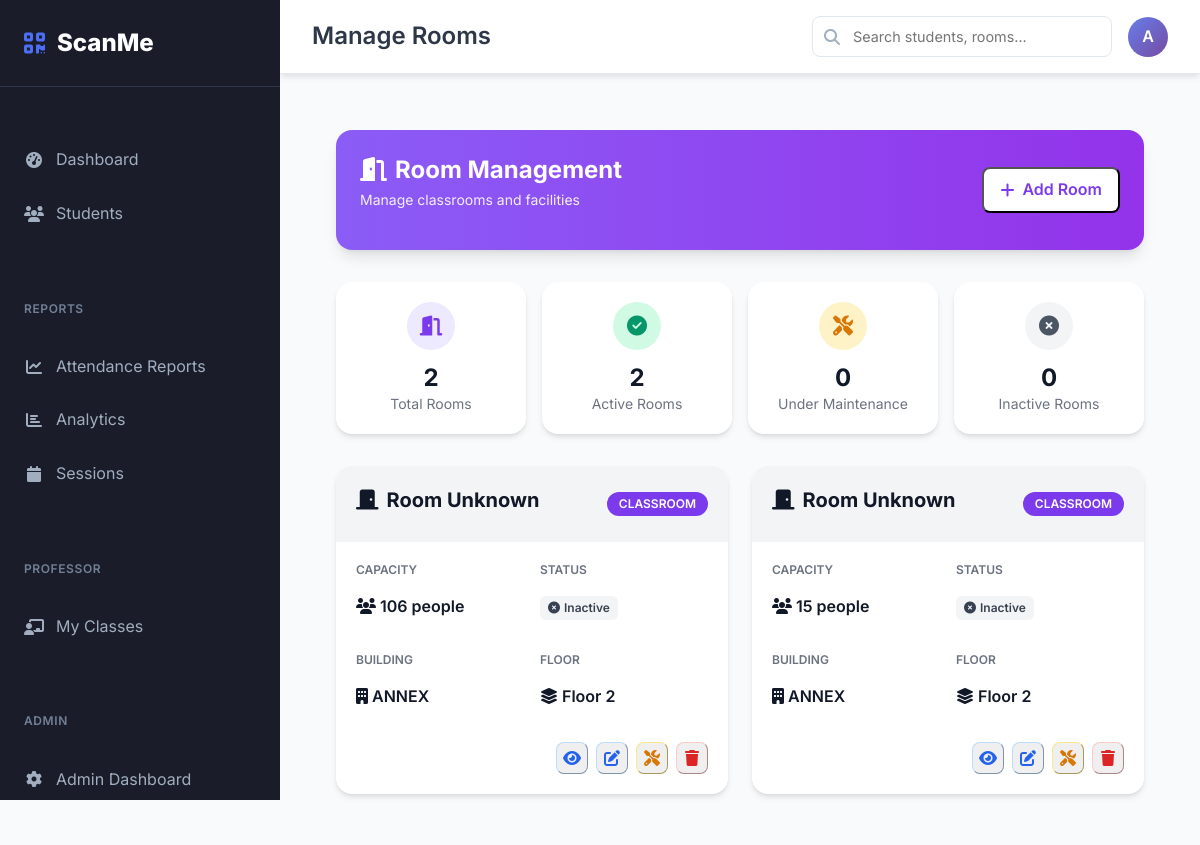
/admin/rooms (signed in), run on the app's committed database.
### app/models/user_model.py (models this page shows, shortened)
class User(UserMixin, db.Model):
    __tablename__ = 'users'
    id = db.Column(db.Integer, primary_key=True)
    username = db.Column(db.String(80), unique=True, nullable=False, index=True)
    email = db.Column(db.String(120), unique=True, nullable=False, index=True)
    password = db.Column(db.String(255), nullable=False)
    role = db.Column(db.String(20), nullable=False, default='student')  # admin, student, professor
    is_active = db.Column(db.Boolean, default=True, nullable=False)
    avatar_url = db.Column(db.String(255), nullable=True)
    created_at = db.Column(db.DateTime, default=datetime.utcnow)
    last_login = db.Column(db.DateTime)
    attendance_records = db.relationship('AttendanceRecord', backref='scanned_by_user', lazy=True,
                                       foreign_keys='AttendanceRecord.scanned_by')
    time_in_records = db.relationship('AttendanceRecord', backref='time_in_scanned_by_user', lazy=True,
                                    foreign_keys='AttendanceRecord.time_in_scanned_by')
    time_out_records = db.relationship('AttendanceRecord', backref='time_out_scanned_by_user', lazy=True,
                                     foreign_keys='AttendanceRecord.time_out_scanned_by')
    def is_admin(self):
        return self.role == 'admin'
    def is_professor(self):
        return self.role == 'professor'
    def can_manage_students(self):
        return self.role in ['admin', 'professor']
    def can_view_reports(self):
        return self.role in ['admin', 'professor']
    def get_display_name(self):
        return self.username.title()

### app/models/room_model.py (models this page shows, shortened)
class Room(db.Model):
    __tablename__ = 'rooms'
    id = db.Column(db.Integer, primary_key=True)
    room_number = db.Column(db.String(20), unique=True, nullable=False, index=True)
    room_name = db.Column(db.String(100), nullable=True)
    building = db.Column(db.String(50), nullable=False)
    floor = db.Column(db.Integer, nullable=False)
    capacity = db.Column(db.Integer, nullable=False, default=30)
    room_type = db.Column(db.String(30), nullable=False, default='classroom')  # classroom, laboratory, auditorium
    equipment = db.Column(db.Text)  # JSON string of available equipment
    description = db.Column(db.Text)
    is_active = db.Column(db.Boolean, default=True, nullable=False)
    created_at = db.Column(db.DateTime, default=datetime.utcnow)
    updated_at = db.Column(db.DateTime, default=datetime.utcnow, onupdate=datetime.utcnow)
    attendance_records = db.relationship('AttendanceRecord', backref='room', lazy=True, cascade='all, delete-orphan')
    sessions = db.relationship('AttendanceSession', backref='room', lazy=True, cascade='all, delete-orphan')
    def get_full_name(self):
        if self.room_name:
            return f"{self.room_number} - {self.room_name}"
        return self.room_number

### app/routes/admin_routes.py (the view)
@admin_bp.route('/rooms')
@login_required
@requires_admin
def manage_rooms():
    try:
        rooms = Room.query.order_by(Room.building, Room.floor, Room.room_number).all()
        return render_template('admin/rooms.html', rooms=rooms)
    except Exception as e:
        flash(f'Error loading rooms: {str(e)}', 'error')
        return render_template('admin/rooms.html', rooms=[])

### app/templates/admin/rooms.html (shortened to what this page needs)
{% extends "dashboard_base.html" %}
{% block page_title %}Manage Rooms{% endblock %}
{% block content %}
<div class="tw-p-6 tw-bg-gray-50">
    <div class="tw-bg-gradient-to-r tw-from-violet-500 tw-to-purple-600 tw-rounded-2xl tw-p-6 tw-mb-8 tw-text-white tw-shadow-lg">
        <div class="tw-flex tw-flex-col sm:tw-flex-row tw-justify-between tw-items-start sm:tw-items-center tw-gap-4">
            <div>
                <h1 class="tw-text-2xl tw-font-bold tw-mb-1">
                    <i class="fas fa-door-open tw-mr-2"></i>Room Management
                </h1>
                <p class="tw-opacity-90 tw-text-sm">Manage classrooms and facilities</p>
            </div>
            <button type="button" class="tw-inline-flex tw-items-center tw-gap-2 tw-px-4 tw-py-2 tw-bg-white tw-text-violet-600 tw-rounded-lg tw-font-semibold hover:tw-bg-violet-50 tw-transition" data-modal-url="{{ url_for('admin.add_room', modal=1) }}">
                <i class="fas fa-plus"></i>Add Room
            </button>
        </div>
    </div>
    <div class="tw-grid tw-grid-cols-1 sm:tw-grid-cols-2 lg:tw-grid-cols-4 tw-gap-4 tw-mb-8">
        <div class="tw-bg-white tw-rounded-2xl tw-p-5 tw-shadow-md tw-border tw-border-gray-100 tw-text-center">
            <div class="tw-w-12 tw-h-12 tw-rounded-full tw-bg-violet-100 tw-text-violet-600 tw-flex tw-items-center tw-justify-center tw-mx-auto tw-mb-3 tw-text-xl">
                <i class="fas fa-door-open"></i>
            </div>
            <div class="tw-text-2xl tw-font-bold tw-text-gray-900">{{ rooms|length if rooms else 0 }}</div>
            <div class="tw-text-sm tw-text-gray-500">Total Rooms</div>
        </div>
        <div class="tw-bg-white tw-rounded-2xl tw-p-5 tw-shadow-md tw-border tw-border-gray-100 tw-text-center">
            <div class="tw-w-12 tw-h-12 tw-rounded-full tw-bg-emerald-100 tw-text-emerald-600 tw-flex tw-items-center tw-justify-center tw-mx-auto tw-mb-3 tw-text-xl">
                <i class="fas fa-check-circle"></i>
            </div>
            <div class="tw-text-2xl tw-font-bold tw-text-gray-900">{{ rooms|selectattr('is_active', 'equalto', true)|list|length if rooms else 0 }}</div>
            <div class="tw-text-sm tw-text-gray-500">Active Rooms</div>
        </div>
        <div class="tw-bg-white tw-rounded-2xl tw-p-5 tw-shadow-md tw-border tw-border-gray-100 tw-text-center">
            <div class="tw-w-12 tw-h-12 tw-rounded-full tw-bg-amber-100 tw-text-amber-600 tw-flex tw-items-center tw-justify-center tw-mx-auto tw-mb-3 tw-text-xl">
                <i class="fas fa-tools"></i>
            </div>
            <div class="tw-text-2xl tw-font-bold tw-text-gray-900">{{ rooms|selectattr('is_active', 'equalto', false)|list|length if rooms else 0 }}</div>
            <div class="tw-text-sm tw-text-gray-500">Under Maintenance</div>
        </div>
        <div class="tw-bg-white tw-rounded-2xl tw-p-5 tw-shadow-md tw-border tw-border-gray-100 tw-text-center">
            <div class="tw-w-12 tw-h-12 tw-rounded-full tw-bg-gray-100 tw-text-gray-600 tw-flex tw-items-center tw-justify-center tw-mx-auto tw-mb-3 tw-text-xl">
                <i class="fas fa-times-circle"></i>
            </div>
            <div class="tw-text-2xl tw-font-bold tw-text-gray-900">0</div>
            <div class="tw-text-sm tw-text-gray-500">Inactive Rooms</div>
        </div>
    </div>
    {% if rooms %}
    <div class="tw-grid tw-grid-cols-1 md:tw-grid-cols-2 xl:tw-grid-cols-3 tw-gap-6">
        {% for room in rooms %}
        <div class="tw-bg-white tw-rounded-2xl tw-overflow-hidden tw-shadow-md tw-border tw-border-gray-100 hover:tw-shadow-lg hover:tw-border-violet-300 tw-transition">
            <div class="tw-bg-gray-100 tw-p-5 tw-border-b tw-border-gray-200">
                <div class="tw-flex tw-justify-between tw-items-center">
                    <h3 class="tw-text-xl tw-font-bold tw-text-gray-900 tw-flex tw-items-center tw-gap-2">
                        <i class="fas fa-door-closed"></i>Room {{ room.number or room.name or 'Unknown' }}
                    </h3>
                    <span class="tw-bg-violet-600 tw-text-white tw-px-3 tw-py-1 tw-rounded-full tw-text-xs tw-font-semibold tw-uppercase">{{ room.type or 'Classroom' }}</span>
                </div>
            </div>
            <div class="tw-p-5">
                <div class="tw-grid tw-grid-cols-2 tw-gap-4 tw-mb-4">
                    <div>
                        <p class="tw-text-xs tw-font-semibold tw-text-gray-500 tw-uppercase">Capacity</p>
                        <p class="tw-font-semibold tw-text-gray-900"><i class="fas fa-users tw-mr-1"></i>{{ room.capacity or 'N/A' }} people</p>
                    </div>
                    <div>
                        <p class="tw-text-xs tw-font-semibold tw-text-gray-500 tw-uppercase">Status</p>
                        <p class="tw-font-semibold">
                            <span class="tw-inline-flex tw-items-center tw-px-2 tw-py-1 tw-rounded-md tw-text-xs tw-font-semibold
                                {% if room.status == 'active' %}tw-bg-emerald-100 tw-text-emerald-700
                                {% elif room.status == 'maintenance' %}tw-bg-amber-100 tw-text-amber-700
                                {% else %}tw-bg-gray-100 tw-text-gray-700
                                {% endif %}">
                                {% if room.status == 'active' %}
                                <i class="fas fa-check-circle tw-mr-1"></i>Active
                                {% elif room.status == 'maintenance' %}
                                <i class="fas fa-tools tw-mr-1"></i>Maintenance
                                {% else %}
                                <i class="fas fa-times-circle tw-mr-1"></i>Inactive
                                {% endif %}
                            </span>
                        </p>
                    </div>
                    {% if room.building %}
                    <div>
                        <p class="tw-text-xs tw-font-semibold tw-text-gray-500 tw-uppercase">Building</p>
                        <p class="tw-font-semibold tw-text-gray-900"><i class="fas fa-building tw-mr-1"></i>{{ room.building }}</p>
                    </div>
                    {% endif %}
                    {% if room.floor %}
                    <div>
                        <p class="tw-text-xs tw-font-semibold tw-text-gray-500 tw-uppercase">Floor</p>
                        <p class="tw-font-semibold tw-text-gray-900"><i class="fas fa-layer-group tw-mr-1"></i>Floor {{ room.floor }}</p>
                    </div>
                    {% endif %}
                </div>
                <div class="tw-flex tw-justify-end tw-gap-2">
                    <button type="button" class="tw-inline-flex tw-items-center tw-justify-center tw-w-8 tw-h-8 tw-rounded-lg tw-border tw-border-blue-200 tw-text-blue-600 hover:tw-bg-blue-50 tw-transition" title="View Details" data-modal-url="{{ url_for('admin.view_room', id=room.id, modal=1) }}" data-modal-title="View Room">
                        <i class="fas fa-eye"></i>
                    </button>
                    <button type="button" class="tw-inline-flex tw-items-center tw-justify-center tw-w-8 tw-h-8 tw-rounded-lg tw-border tw-border-blue-200 tw-text-blue-600 hover:tw-bg-blue-50 tw-transition" title="Edit Room" data-modal-url="{{ url_for('admin.edit_room', id=room.id, modal=1) }}" data-modal-title="Edit Room">
                        <i class="fas fa-edit"></i>
                    </button>
                    {% if room.is_active %}
                    <button type="button" onclick="setMaintenance({{ room.id }}, {{ room.get_full_name() | tojson | forceescape }})" class="tw-inline-flex tw-items-center tw-justify-center tw-w-8 tw-h-8 tw-rounded-lg tw-border tw-border-amber-200 tw-text-amber-600 hover:tw-bg-amber-50 tw-transition" title="Set Maintenance">
                        <i class="fas fa-tools"></i>
                    </button>
                    {% endif %}
                    <button type="button" onclick="confirmDelete({{ room.id }}, {{ room.get_full_name() | tojson | forceescape }})" class="tw-inline-flex tw-items-center tw-justify-center tw-w-8 tw-h-8 tw-rounded-lg tw-border tw-border-red-200 tw-text-red-600 hover:tw-bg-red-50 tw-transition" title="Delete Room">
                        <i class="fas fa-trash"></i>
                    </button>
                </div>
            </div>
        </div>
        {% endfor %}
    </div>
    {% endif %}
</div>
{% endblock %}

### app/templates/dashboard_base.html (shortened to what this page needs)
<!DOCTYPE html>
<html lang="en">
<head>
    <link href="https://cdn.jsdelivr.net/npm/bootstrap@5.3.3/dist/css/bootstrap.min.css" rel="stylesheet">
    <script src="https://cdn.tailwindcss.com"></script>
    <link rel="stylesheet" href="https://cdnjs.cloudflare.com/ajax/libs/font-awesome/6.6.0/css/all.min.css">
</head>
<body>
    <nav class="sidebar" id="sidebar">
        <a href="{{ url_for('main.index') }}" class="sidebar-brand">
            <i class="fas fa-qrcode"></i>
            ScanMe
        </a>
        <div class="nav-group">
            <ul class="sidebar-nav">
                <li class="nav-item">
                    <a href="{{ url_for('main.dashboard') }}" class="nav-link {{ 'active' if request.endpoint == 'main.dashboard' }}">
                        <i class="fas fa-tachometer-alt"></i>
                        Dashboard
                    </a>
                </li>
                {% if current_user.can_manage_students() %}
                <li class="nav-item">
                    <a href="{{ url_for('students.list_students') }}" class="nav-link {{ 'active' if 'students' in request.endpoint }}">
                        <i class="fas fa-users"></i>
                        Students
                    </a>
                </li>
                {% endif %}
            </ul>
        </div>
        {% if current_user.can_view_reports() %}
        <div class="nav-group">
            <div class="nav-group-title">Reports</div>
            <ul class="sidebar-nav">
                <li class="nav-item">
                    <a href="{{ url_for('attendance.reports') }}" class="nav-link {{ 'active' if request.endpoint == 'attendance.reports' }}">
                        <i class="fas fa-chart-line"></i>
                        Attendance Reports
                    </a>
                </li>
                <li class="nav-item">
                    <a href="{{ url_for('attendance.analytics') }}" class="nav-link {{ 'active' if request.endpoint == 'attendance.analytics' }}">
                        <i class="fas fa-chart-bar"></i>
                        Analytics
                    </a>
                </li>
                <li class="nav-item">
                    <a href="{{ url_for('attendance.manage_sessions') }}" class="nav-link {{ 'active' if request.endpoint == 'attendance.manage_sessions' }}">
                        <i class="fas fa-calendar"></i>
                        Sessions
                    </a>
                </li>
            </ul>
        </div>
        {% endif %}
        {% if current_user.is_professor() or current_user.is_admin() %}
        <div class="nav-group">
            <div class="nav-group-title">Professor</div>
            <ul class="sidebar-nav">
                <li class="nav-item">
                    <a href="{{ url_for('professor.dashboard') }}" class="nav-link {{ 'active' if request.endpoint == 'professor.dashboard' }}">
                        <i class="fas fa-chalkboard-teacher"></i>
                        My Classes
                    </a>
                </li>
            </ul>
        </div>
        {% endif %}
        {% if current_user.is_admin() %}
        <div class="nav-group">
            <div class="nav-group-title">Admin</div>
            <ul class="sidebar-nav">
                <li class="nav-item">
                    <a href="{{ url_for('admin.dashboard') }}" class="nav-link {{ 'active' if request.endpoint == 'admin.dashboard' }}">
                        <i class="fas fa-cog"></i>
                        Admin Dashboard
                    </a>
                </li>
            </ul>
        </div>
        {% endif %}
    </nav>
    <main class="main-content">
        <header class="topbar">
            <div class="d-flex align-items-center">
                <h1 class="page-title">{% block page_title %}Dashboard{% endblock %}</h1>
            </div>
            <div class="topbar-actions">
                <div class="search-box">
                    <i class="fas fa-search"></i>
                    <input type="text" placeholder="Search students, rooms..." id="globalSearch">
                </div>
                <div class="user-dropdown dropdown">
                    <div class="user-avatar" data-bs-toggle="dropdown" aria-expanded="false">
                        {{ current_user.username[0].upper() }}
                    </div>
                </div>
            </div>
        </header>
        <div class="content-area">
            {% block content %}{% endblock %}
        </div>
    </main>
</body>
</html>

### data on the page
User: username "A"
Room: number "Unknown", type "CLASSROOM", capacity "106", building "ANNEX", floor "2"
Room: number "Unknown", room_type "CLASSROOM", capacity "15", building "ANNEX", floor "2"

### other printed values
{{ rooms|length if rooms else 0 }} "2"
